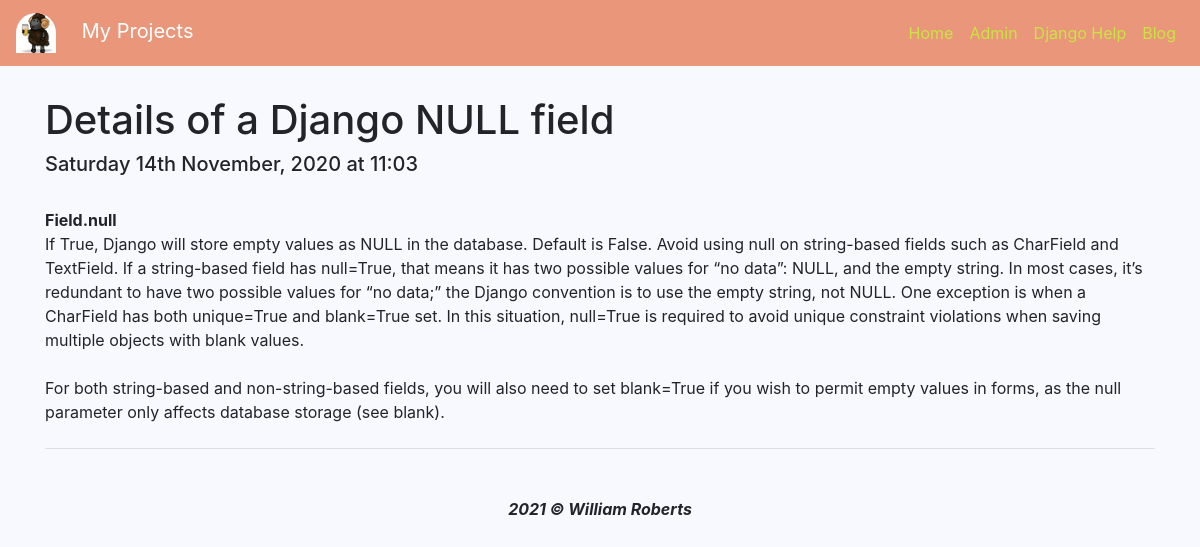
The app's page /blog/2/ with its own data.
### blog/models.py (models this page shows, shortened)
class Blog(models.Model):
    title = models.CharField(max_length=200)
    date = models.DateTimeField()
    blog = models.TextField()

### blog/views.py (the view)
# urls.py: path('<int:blog_id>/', views.detail, name='detail'),
def detail(request, blog_id):
    blog = get_object_or_404(Blog, pk=blog_id)
    return render(request, 'blog/detail.html', {'blog':blog})

### blog/templates/blog/detail.html (shortened to what this page needs)
  {% extends "base.html" %}
    {% load static %}
    {% block navbar %}
      {% include "navbar.html" %}
    {% endblock navbar %}
    {% block content %}
        <div class="container text-left">
            <br>
            <h1>{{ blog.title }}</h1>
            <h5>{{ blog.date|date:'l jS F, Y' }} at {{ blog.date|date:'H:i' }}</h5>
            <br>
            <p>{{ blog.blog|safe }}</p>
            <hr class="my-4">
        </div>
    {% endblock content %}

### static/style.css (style rules this page uses)
body { overflow-x: hidden; background-color: ghostwhite; }

### records on screen
Blog: title "Details of a Django NULL field", date "Saturday 14th November, 2020", date "11:03", blog "Field.null If True, Django will store empty values as NULL in the database. Default is False. Avoid using null on string-based fields such as CharField and TextField. If a string-based field has null=True, that means it has two possible values for “no data”: NULL, and the empty string. In most cases, it’s redundant to have two possible values for “no data;” the Django convention is to use the empty string, not NULL. One exception is when a CharField has both unique=True and blank=True set. In this situation, null=True is required to avoid unique constraint violations when saving multiple objects with blank values. For both string-based and non-string-based fields, you will also need to set…"
